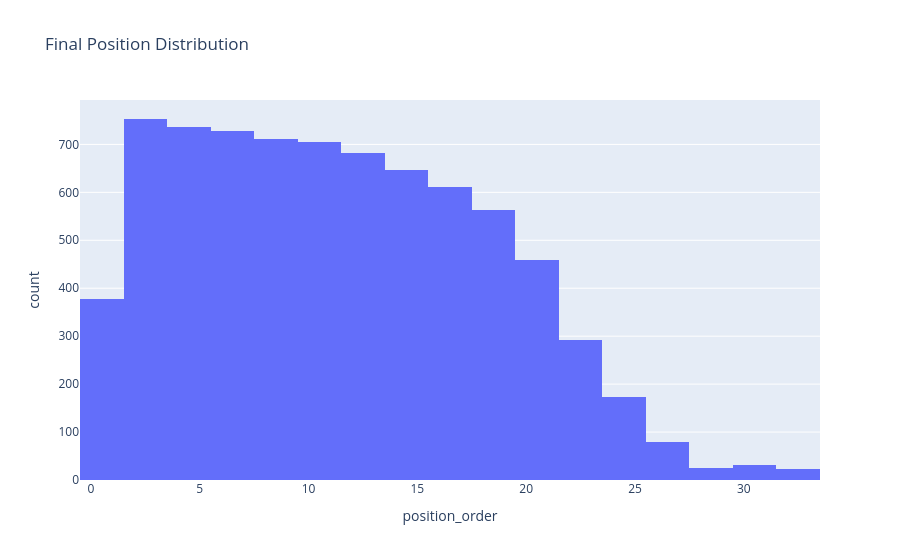

The notebook cell saved with this chart:
### Code cell
# EDA: Distribution of Final Positions
fig = px.histogram(df, x='position_order', nbins=20, title='Final Position Distribution')
fig.update_layout(showlegend=False)
fig.write_image('../viz/position_distribution.png')
fig.show()

### Figure 1 — Plotly figure (JSON) as saved in the notebook; plotly's stock layout.template omitted (floating-point values rounded to 4 significant figures; data arrays with more than 128 entries replaced by an {"elided": "..."} marker saying what was removed)
{"data": [{"bingroup": "x", "hovertemplate": "position_order=%{x}<br>count=%{y}<extra></extra>", "legendgroup": "", "marker": {"color": "#636efa", "pattern": {"shape": ""}}, "name": "", "nbinsx": 20, "orientation": "v", "showlegend": false, "type": "histogram", "x": {"elided": "7600 int values"}, "xaxis": "x", "yaxis": "y"}], "layout": {"barmode": "relative", "legend": {"tracegroupgap": 0}, "showlegend": false, "title": {"text": "Final Position Distribution"}, "xaxis": {"anchor": "y", "domain": [0, 1], "title": {"text": "position_order"}}, "yaxis": {"anchor": "x", "domain": [0, 1], "title": {"text": "count"}}}}
